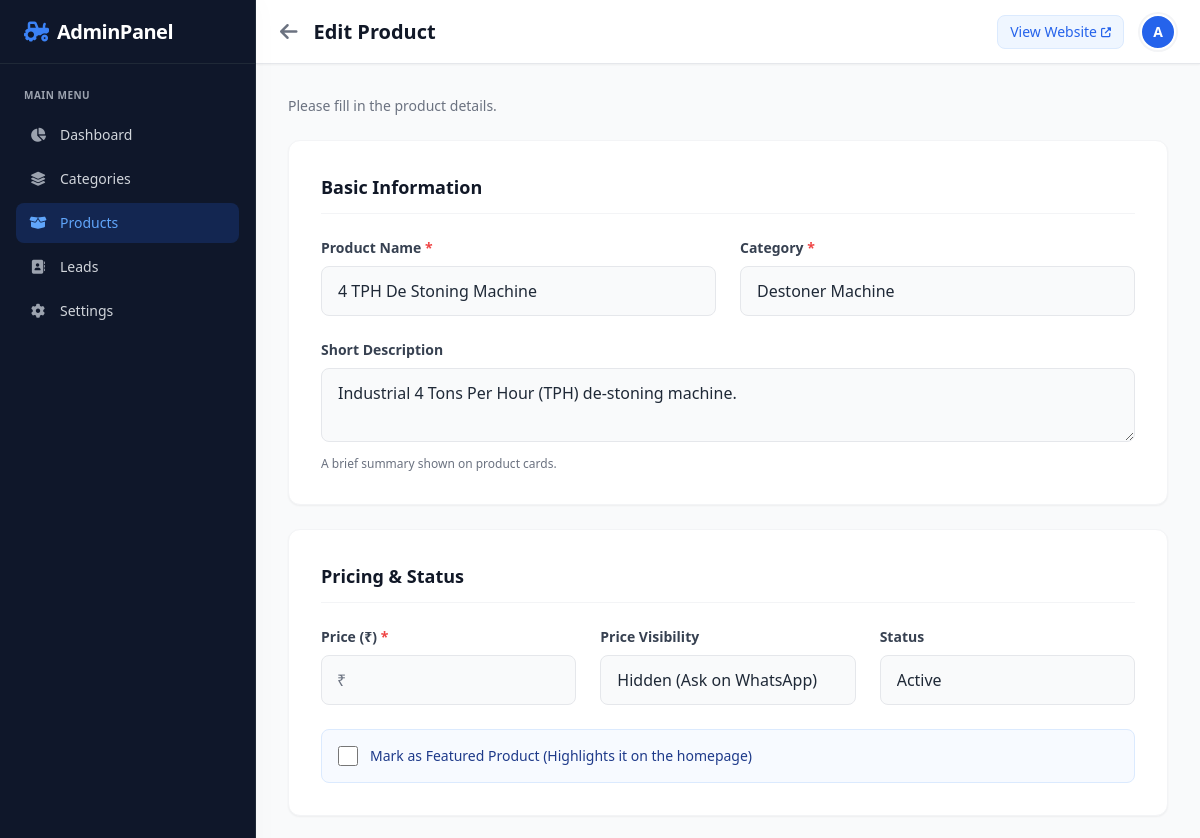
/admin/product_edit.php?id=17 (signed in, upper part), run on an earlier commit of the app's database.
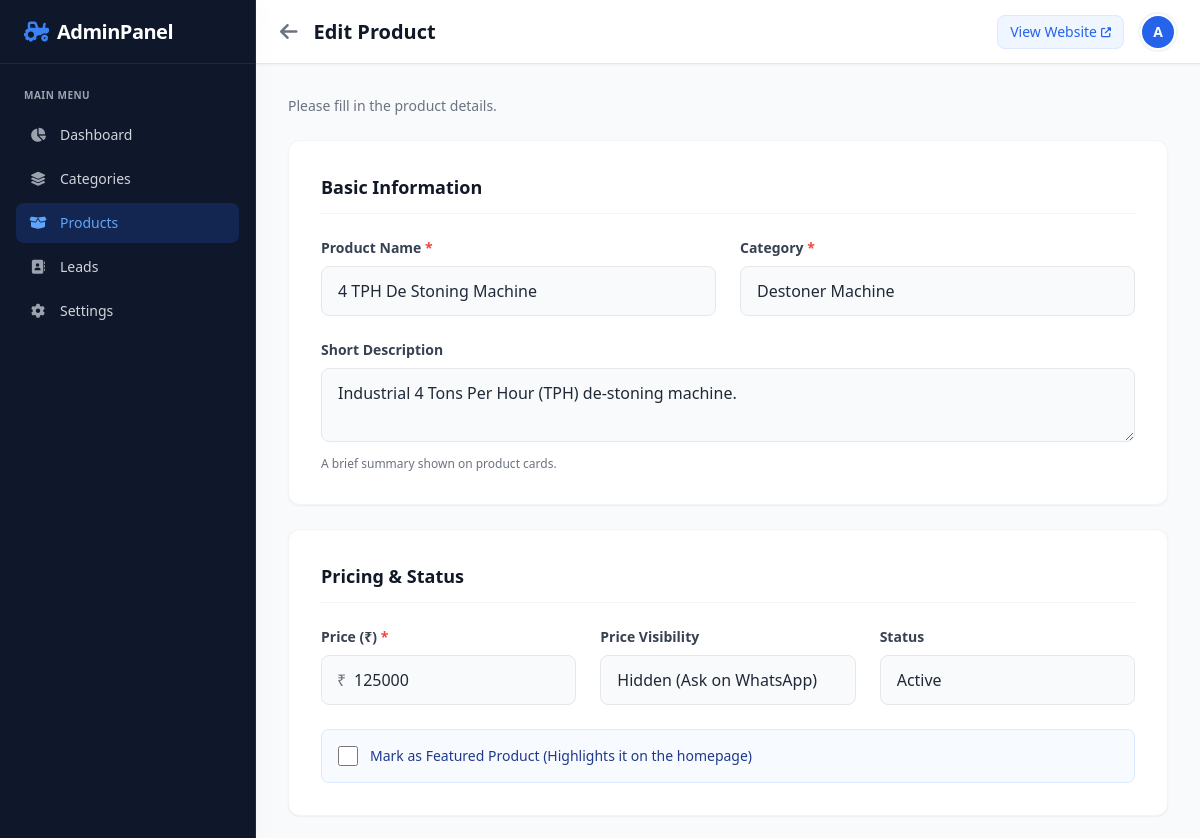
And on a later commit of the database.
### tables this page shows
CREATE TABLE products (
    id INTEGER PRIMARY KEY AUTOINCREMENT,
    category_id INTEGER,
    name TEXT NOT NULL,
    slug TEXT NOT NULL UNIQUE,
    short_description TEXT,
    description TEXT,
    specifications TEXT,
    applications TEXT,
    price REAL,
    price_visibility TEXT DEFAULT 'public', -- 'public', 'locked', 'hidden'
    featured INTEGER DEFAULT 0,
    status TEXT DEFAULT 'active', -- 'active', 'inactive'
    created_at DATETIME DEFAULT CURRENT_TIMESTAMP,
    FOREIGN KEY(category_id) REFERENCES categories(id)
);

CREATE TABLE categories (
    id INTEGER PRIMARY KEY AUTOINCREMENT,
    name TEXT NOT NULL,
    slug TEXT NOT NULL UNIQUE,
    image TEXT,
    created_at DATETIME DEFAULT CURRENT_TIMESTAMP
);

### admin/product_edit.php (the view, shortened to what the changed rows need)
<?php
require_once __DIR__ . '/../includes/functions.php';
$id = $_GET['id'] ?? null;
$product = [
    'category_id' => '', 'name' => '', 'short_description' => '',
    'description' => '', 'specifications' => '', 'applications' => '',
    'price' => '0.00', 'price_visibility' => 'public', 'featured' => 0, 'status' => 'active'
];
if ($id) {
    $stmt = $pdo->prepare("SELECT * FROM products WHERE id = ?");
    $stmt->execute([$id]);
    $product = $stmt->fetch();
}
$categories = $pdo->query("SELECT * FROM categories ORDER BY name ASC")->fetchAll();
include __DIR__ . '/includes/header.php';
?>
<form method="POST" action="" enctype="multipart/form-data" class="space-y-6 animate-slide-up" data-turbo="false">
    <div class="bg-white rounded-xl shadow-sm border border-gray-100 p-6 sm:p-8">
        <h2 class="text-lg font-bold text-gray-900 mb-6 border-b border-gray-100 pb-3">Basic Information</h2>
        <div class="grid grid-cols-1 md:grid-cols-2 gap-6">
            <div>
                <label class="block text-sm font-semibold text-gray-700 mb-2">Product Name <span class="text-red-500">*</span></label>
                <input type="text" name="name" value="<?php echo htmlspecialchars($product['name']); ?>" required class="w-full px-4 py-3 bg-gray-50 border border-gray-200 rounded-lg focus:bg-white focus:ring-2 focus:ring-blue-500/20 focus:border-blue-500 outline-none transition duration-200">
            </div>
            <div>
                <label class="block text-sm font-semibold text-gray-700 mb-2">Category <span class="text-red-500">*</span></label>
                <select name="category_id" required class="w-full px-4 py-3 bg-gray-50 border border-gray-200 rounded-lg focus:bg-white focus:ring-2 focus:ring-blue-500/20 focus:border-blue-500 outline-none transition duration-200 appearance-none">
                    <?php foreach ($categories as $cat): ?>
                        <option value="<?php echo $cat['id']; ?>" <?php echo $cat['id'] == $product['category_id'] ? 'selected' : ''; ?>>
                            <?php echo htmlspecialchars($cat['name']); ?>
                        </option>
                    <?php endforeach; ?>
                </select>
            </div>
            <div class="md:col-span-2">
                <label class="block text-sm font-semibold text-gray-700 mb-2">Short Description</label>
                <textarea name="short_description" rows="2" class="w-full px-4 py-3 bg-gray-50 border border-gray-200 rounded-lg focus:bg-white focus:ring-2 focus:ring-blue-500/20 focus:border-blue-500 outline-none transition duration-200"><?php echo htmlspecialchars($product['short_description']); ?></textarea>
                <p class="text-xs text-gray-500 mt-2">A brief summary shown on product cards.</p>
            </div>
        </div>
    </div>
    <div class="bg-white rounded-xl shadow-sm border border-gray-100 p-6 sm:p-8">
        <h2 class="text-lg font-bold text-gray-900 mb-6 border-b border-gray-100 pb-3">Pricing & Status</h2>
        <div class="grid grid-cols-1 md:grid-cols-3 gap-6">
            <div>
                <div class="relative">
                    <div class="absolute inset-y-0 left-0 pl-4 flex items-center pointer-events-none">
                        <span class="text-gray-500">₹</span>
                    </div>
                    <input type="number" step="0.01" name="price" value="<?php echo htmlspecialchars($product['price']); ?>" required class="w-full pl-8 pr-4 py-3 bg-gray-50 border border-gray-200 rounded-lg focus:bg-white focus:ring-2 focus:ring-blue-500/20 focus:border-blue-500 outline-none transition duration-200">
                </div>
            </div>
            <div>
                <label class="block text-sm font-semibold text-gray-700 mb-2">Price Visibility</label>
                <select name="price_visibility" class="w-full px-4 py-3 bg-gray-50 border border-gray-200 rounded-lg focus:bg-white focus:ring-2 focus:ring-blue-500/20 focus:border-blue-500 outline-none transition duration-200 appearance-none">
                    <option value="hidden" <?php echo $product['price_visibility'] == 'hidden' ? 'selected' : ''; ?>>Hidden (Ask on WhatsApp)</option>
                </select>
            </div>
            <div>
                <label class="block text-sm font-semibold text-gray-700 mb-2">Status</label>
                <select name="status" class="w-full px-4 py-3 bg-gray-50 border border-gray-200 rounded-lg focus:bg-white focus:ring-2 focus:ring-blue-500/20 focus:border-blue-500 outline-none transition duration-200 appearance-none">
                    <option value="active" <?php echo $product['status'] == 'active' ? 'selected' : ''; ?>>Active</option>
                </select>
            </div>
            <div class="md:col-span-3 flex items-center bg-blue-50/50 border border-blue-100 p-4 rounded-lg">
                <input type="checkbox" id="featured" name="featured" value="1" <?php echo $product['featured'] ? 'checked' : ''; ?> class="h-5 w-5 text-blue-600 focus:ring-blue-500 border-gray-300 rounded cursor-pointer">
                <label for="featured" class="ml-3 block text-sm font-medium text-blue-900 cursor-pointer">
                    Mark as Featured Product (Highlights it on the homepage)
                </label>
            </div>
        </div>
    </div>
</form>
<?php include __DIR__ . '/includes/footer.php'; ?>

What changed in the data, as far as the page shows it:
changed products "4 TPH De Stoning Machine": price (not shown) → "125000"
